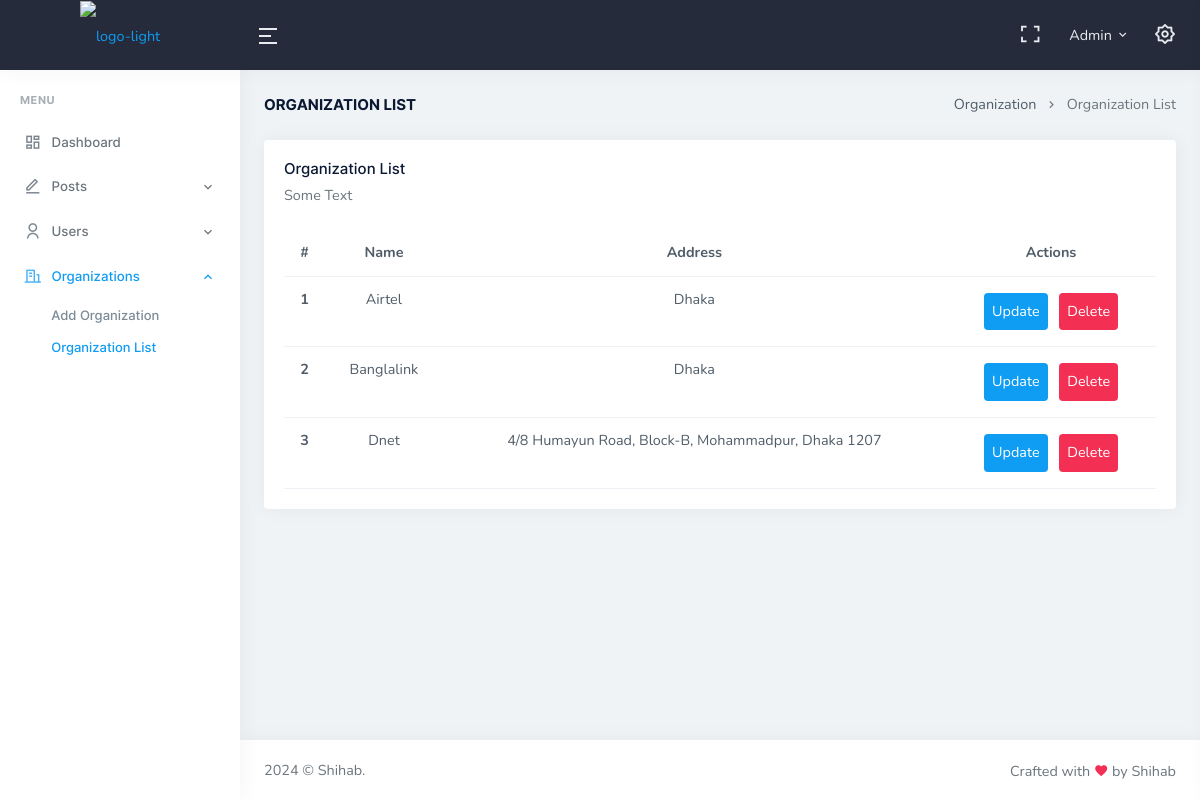
Page /organization-list.php (signed in) on the committed database.
### tables this page shows
CREATE TABLE `organizations` (
  `org_id` int(6) NOT NULL,
  `org_name` varchar(50) NOT NULL,
  `org_address` varchar(50) NOT NULL,
  `created_at` datetime NOT NULL DEFAULT current_timestamp()
);

### includes/helper-func.php (called while the page is built, shortened)
<?php
function getOrgList($orgId, $conn) {
    if ($orgId == null) {
        $sql = "SELECT * FROM organizations";
        $result = mysqli_query($conn, $sql);
        return $result;
    }
    else {
        $sql = "SELECT org_name FROM organizations WHERE org_id = $orgId";
        $result = mysqli_query($conn, $sql);
        $row = mysqli_fetch_assoc($result);
        return $row['org_name'];
    }
}

### organization-list.php (the view, shortened to what this page needs)
<?php
include 'includes/header.php';
include 'includes/helper-func.php';
?>
<div class="container-fluid">
    <div class="row">
        <div class="col-12">
            <div class="page-title-box d-sm-flex align-items-center justify-content-between">
                <h4 class="mb-sm-0">Organization List</h4>
                <div class="page-title-right">
                    <ol class="breadcrumb m-0">
                        <li class="breadcrumb-item"><a href="javascript: void(0);">Organization</a></li>
                        <li class="breadcrumb-item active">Organization List</li>
                    </ol>
                </div>
            </div>
        </div>
    </div>
    <div class="row">
        <div class="col-12">
            <div class="card">
                <div class="card-body">
                    <h4 class="card-title">Organization List</h4>
                    <p class="card-title-desc">Some Text</p>
                    <?php
                        $orgList =  getOrgList(null, $conn);
                        if (mysqli_num_rows($orgList) > 0) {
                            $count = 1;
                            echo "<div class='w-100 overflow-auto'> <table class='text-center table table-hover mb-0'>
                                <thead>
                                    <tr>
                                        <th>#</th>
                                        <th>Name</th>
                                        <th>Address</th>
                                        <th>Actions</th>
                                    </tr>
                                </thead>";
                                while ($row = mysqli_fetch_assoc($orgList)) {
                                    echo "<tr>
                                    <th>".$count."</th>
                                    <td>".$row ['org_name']."</td>
                                    <td>".$row ['org_address']."</td>
                                    <td>
                                        <a class='d-inline-block bg-primary text-white p-2 m-1 rounded-2' href='update-post.php?orgId=".$row ['org_id']."'>Update</a>
                                        <a class='d-inline-block bg-danger text-white p-2 m-1 rounded-2' href='".htmlspecialchars($_SERVER['PHP_SELF'])."?orgId=".$row ['org_id']."'>Delete</a>
                                    </td>
                                </tr>";
                                $count++;
                                }
                            echo "</table> </div>";
                        }
                        else {
                            echo "<p class='text-center fs-4'>No organizations 😔</p>";
                        }
                    ?>
                </div>
            </div>
        </div>
    </div>
</div>
<?php
include 'includes/footer.php';
?>

### rows in the picture
organizations: org_name "Airtel", org_address "Dhaka"
organizations: org_name "Banglalink", org_address "Dhaka"
organizations: org_name "Dnet", org_address "4/8 Humayun Road, Block-B, Mohammadpur, Dhaka 1207"

### other values in the picture
$_SESSION['admin'] "Admin"
